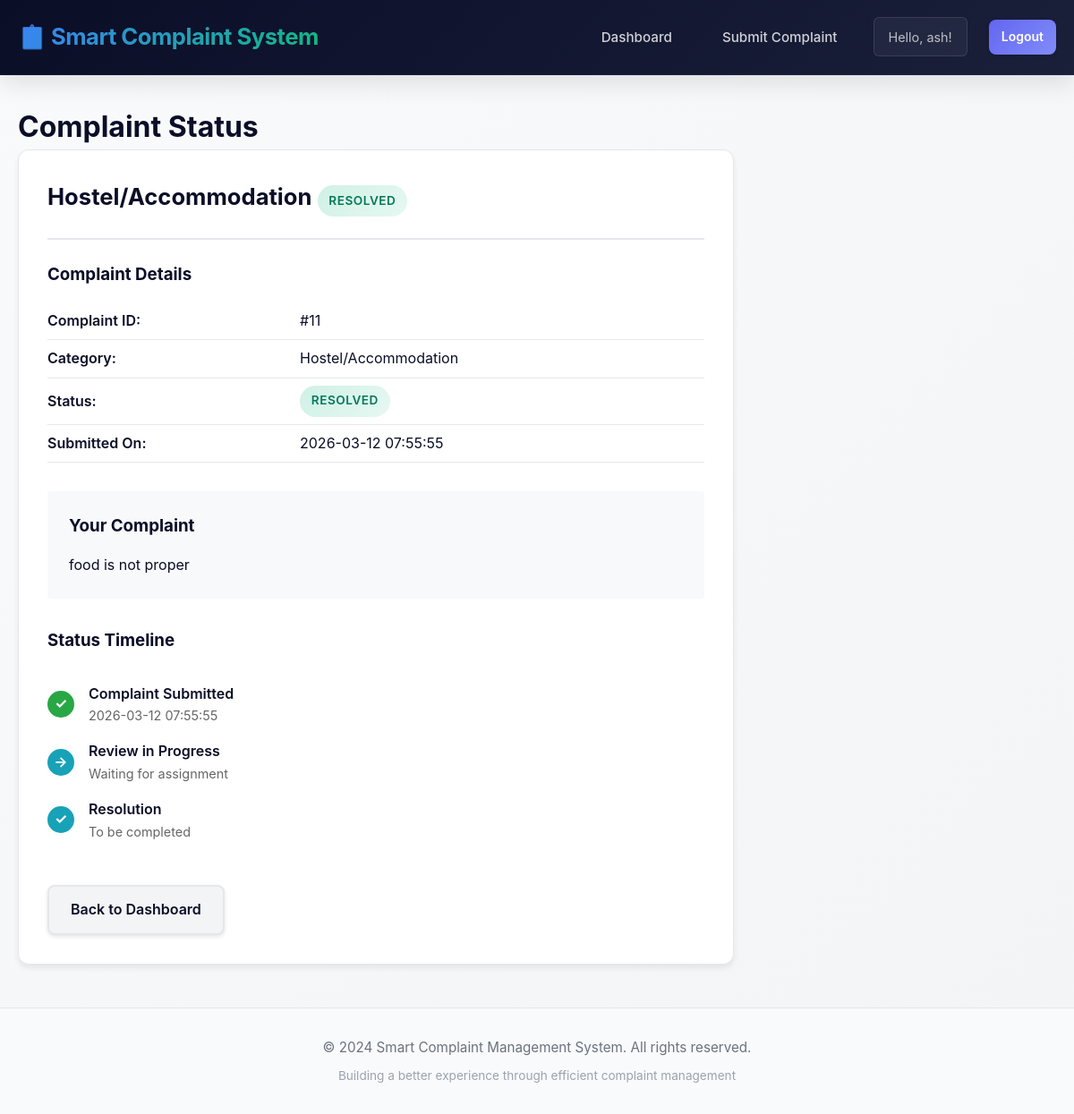
The page /complaint/11 (signed in) on the database its author committed.
### tables this page shows
CREATE TABLE complaints (
            id INTEGER PRIMARY KEY AUTOINCREMENT,
            user_id INTEGER NOT NULL,
            category TEXT NOT NULL,
            description TEXT NOT NULL,
            image_path TEXT,
            status TEXT DEFAULT 'Pending',
            created_at TIMESTAMP DEFAULT CURRENT_TIMESTAMP,
            FOREIGN KEY (user_id) REFERENCES users(id)
        );

### app.py (the view)
@app.route('/complaint/<int:complaint_id>')
@login_required
def complaint_status(complaint_id):
    conn = get_db_connection()
    complaint = conn.execute(
        'SELECT * FROM complaints WHERE id = ? AND user_id = ?',
        (complaint_id, session['user_id'])
    ).fetchone()
    conn.close()
    if not complaint:
        flash('Complaint not found', 'danger')
        return redirect(url_for('dashboard'))
    return render_template('complaint_status.html', complaint=complaint)

### app.py (called while the page is built)
@app.after_request
def set_security_headers(response):
    response.headers['X-Content-Type-Options'] = 'nosniff'
    response.headers['X-Frame-Options'] = 'SAMEORIGIN'
    response.headers['X-XSS-Protection'] = '1; mode=block'
    response.headers['Strict-Transport-Security'] = 'max-age=31536000; includeSubDomains'
    response.headers['Content-Security-Policy'] = "default-src 'self'; script-src 'self' 'unsafe-inline'; style-src 'self' 'unsafe-inline'"
    return response

def get_db_connection():
    conn = sqlite3.connect(DATABASE)
    conn.row_factory = sqlite3.Row
    return conn

def login_required(f):
    @wraps(f)
    def decorated_function(*args, **kwargs):
        if 'user_id' not in session:
            flash('Please login first', 'warning')
            return redirect(url_for('login'))
        return f(*args, **kwargs)
    return decorated_function

### templates/complaint_status.html (shortened to what this page needs)
{% extends "base.html" %}
{% block content %}
<div style="margin: 2rem 0;">
    <h1>Complaint Status</h1>
    {% if complaint %}
        <div class="card" style="max-width: 800px;">
            <div class="card-header">
                <h2>
                    {{ complaint['category'] }}
                    <span class="badge {{ 'badge-pending' if complaint['status'] == 'Pending' else 'badge-in-progress' if complaint['status'] == 'In Progress' else 'badge-resolved' }}">
                        {{ complaint['status'] }}
                    </span>
                </h2>
            </div>
            <div class="card-body">
                <div style="margin-bottom: 2rem;">
                    <h3>Complaint Details</h3>
                    <table style="width: 100%; margin-top: 1rem;">
                        <tr>
                            <td style="font-weight: 600; padding: 0.5rem 0;">Complaint ID:</td>
                            <td style="padding: 0.5rem 0;">#{{ complaint['id'] }}</td>
                        </tr>
                        <tr>
                            <td style="font-weight: 600; padding: 0.5rem 0;">Category:</td>
                            <td style="padding: 0.5rem 0;">{{ complaint['category'] }}</td>
                        </tr>
                        <tr>
                            <td style="font-weight: 600; padding: 0.5rem 0;">Status:</td>
                            <td style="padding: 0.5rem 0;">
                                <span class="badge {{ 'badge-pending' if complaint['status'] == 'Pending' else 'badge-in-progress' if complaint['status'] == 'In Progress' else 'badge-resolved' }}">
                                    {{ complaint['status'] }}
                                </span>
                            </td>
                        </tr>
                        <tr>
                            <td style="font-weight: 600; padding: 0.5rem 0;">Submitted On:</td>
                            <td style="padding: 0.5rem 0;">{{ complaint['created_at'] }}</td>
                        </tr>
                    </table>
                </div>
                <div style="margin-bottom: 2rem; padding: 1.5rem; background-color: #f8f9fa; border-radius: 4px;">
                    <h3 style="margin-bottom: 1rem;">Your Complaint</h3>
                    <p>{{ complaint['description'] }}</p>
                </div>
                <div style="margin-bottom: 2rem;">
                    <h3 style="margin-bottom: 1rem;">Status Timeline</h3>
                    <div style="position: relative; padding: 1rem 0;">
                        <div style="display: flex; align-items: center; margin-bottom: 1rem;">
                            <div style="width: 30px; height: 30px; background-color: #28a745; border-radius: 50%; display: flex; align-items: center; justify-content: center; color: white; font-weight: bold; margin-right: 1rem;">✓</div>
                            <div>
                                <p style="font-weight: 600;">Complaint Submitted</p>
                                <p style="font-size: 0.9rem; color: #666;">{{ complaint['created_at'] }}</p>
                            </div>
                        </div>
                        <div style="display: flex; align-items: center; margin-bottom: 1rem;">
                            <div class="timeline-dot {% if complaint['status'] != 'Pending' %}timeline-done{% else %}timeline-pending{% endif %}">{% if complaint['status'] != 'Pending' %}→{% else %}•{% endif %}</div>
                            <div>
                                <p style="font-weight: 600;">Review in Progress</p>
                                <p style="font-size: 0.9rem; color: #666;">Waiting for assignment</p>
                            </div>
                        </div>
                        <div style="display: flex; align-items: center;">
                            <div class="timeline-dot {% if complaint['status'] == 'Resolved' %}timeline-done{% else %}timeline-pending{% endif %}">{% if complaint['status'] == 'Resolved' %}✓{% else %}•{% endif %}</div>
                            <div>
                                <p style="font-weight: 600;">Resolution</p>
                                <p style="font-size: 0.9rem; color: #666;">To be completed</p>
                            </div>
                        </div>
                    </div>
                </div>
                <div style="display: flex; gap: 1rem; margin-top: 2rem;">
                    <a href="{{ url_for('dashboard') }}" class="btn btn-secondary">Back to Dashboard</a>
                </div>
            </div>
        </div>
    {% else %}
        <div class="alert alert-danger">
            Complaint not found.
        </div>
        <a href="{{ url_for('dashboard') }}" class="btn btn-primary">Back to Dashboard</a>
    {% endif %}
</div>
{% endblock %}

### static/css/style.css (style rules this page uses)
:root { --primary-color: #0a0e27; --secondary-color: #ffffff; --accent-color: #6366f1; --accent-dark: #4f46e5; --border-color: #e5e7eb; --success-color: #10b981; --warning-color: #f59e0b; --danger-color: #ef4444; --info-color: #3b82f6; --light-bg: #f9fafb; --dark-bg: #0f172a; --card-bg: #ffffff; --shadow: 0 4px 6px rgba(0, 0, 0, 0.07); --shadow-md: 0 10px 25px rgba(0, 0, 0, 0.1); --shadow-lg: 0 20px 40px rgba(0, 0, 0, 0.12); --transition: all 0.3s cubic-bezier(0.4, 0, 0.2, 1); }
* { margin: 0; padding: 0; box-sizing: border-box; }
html, body { width: 100%; height: 100%; }
body { font-family: 'Inter', 'Segoe UI', Tahoma, Geneva, Verdana, sans-serif; background: linear-gradient(135deg, #f9fafb 0%, #f3f4f6 100%); color: var(--primary-color); line-height: 1.6; }
a { color: var(--accent-color); text-decoration: none; transition: var(--transition); font-weight: 500; }
.timeline-dot { width: 30px; height: 30px; border-radius: 50%; display: flex; align-items: center; justify-content: center; color: white; font-weight: bold; margin-right: 1rem; }
.timeline-done { background-color: #17a2b8; color: white; }
.card { background-color: var(--card-bg); border: 1px solid var(--border-color); border-radius: 12px; padding: 2rem; margin-bottom: 2rem; box-shadow: var(--shadow); transition: var(--transition); }
.card-header { border-bottom: 2px solid var(--border-color); padding-bottom: 1.5rem; margin-bottom: 1.5rem; }
.card-header h2 { margin: 0; font-size: 1.6rem; color: var(--primary-color); font-weight: 700; }
.card-body { padding: 0; }
.btn { display: inline-block; padding: 0.85rem 1.5rem; border: none; border-radius: 8px; font-size: 1rem; font-weight: 600; text-align: center; cursor: pointer; transition: var(--transition); text-decoration: none; box-shadow: 0 2px 4px rgba(0, 0, 0, 0.1); }
.btn-secondary { background-color: #f3f4f6; color: var(--primary-color); border: 2px solid var(--border-color); }
table { width: 100%; border-collapse: collapse; background-color: var(--secondary-color); }
td { padding: 1rem; border-bottom: 1px solid var(--border-color); }
tbody tr { transition: var(--transition); }
.badge { display: inline-block; padding: 0.4rem 0.8rem; border-radius: 20px; font-size: 0.85rem; font-weight: 600; text-transform: uppercase; letter-spacing: 0.5px; }
.badge-resolved { background: linear-gradient(135deg, rgba(16, 185, 129, 0.2), rgba(16, 185, 129, 0.1)); color: #047857; }

### rows shown on the page
complaints: category "Hostel/Accommodation", status "RESOLVED", id "11", created_at "2026-03-12 07:55:55", description "food is not proper"

### other values the page prints
{{ session.get('user_name') }} "ash"
